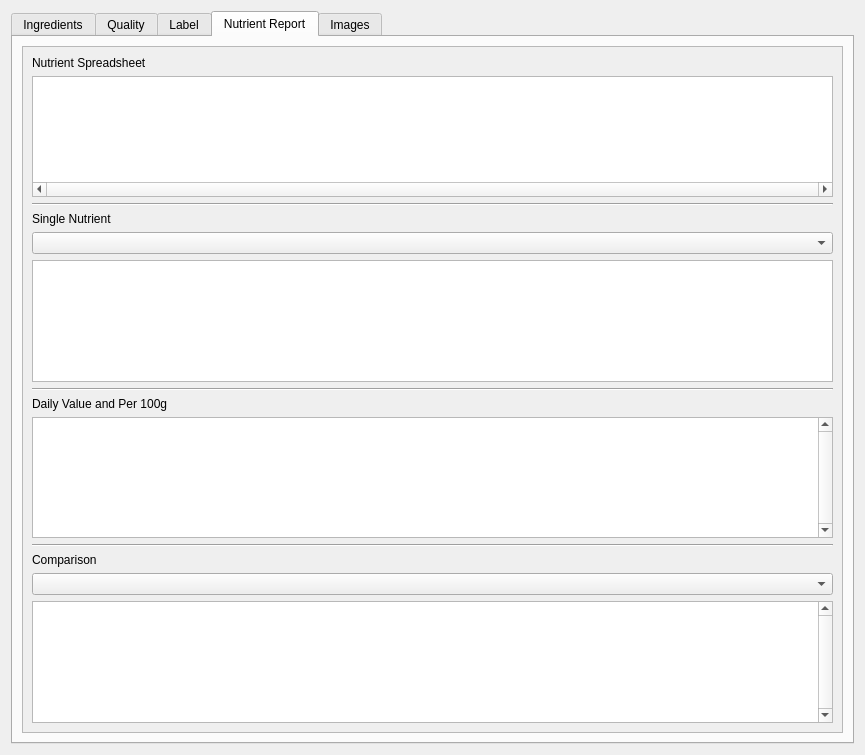
<?xml version="1.0" encoding="UTF-8"?>
<ui version="4.0">
 <class>Dialog</class>
 <widget class="QDialog" name="Dialog">
  <property name="geometry">
   <rect>
    <x>0</x>
    <y>0</y>
    <width>865</width>
    <height>755</height>
   </rect>
  </property>
  <property name="windowTitle">
   <string>Formula Editor</string>
  </property>
  <layout class="QHBoxLayout" name="horizontalLayout_9">
   <item>
    <widget class="QTabWidget" name="formulaEditorTabWidget">
     <property name="minimumSize">
      <size>
       <width>500</width>
       <height>400</height>
      </size>
     </property>
     <property name="currentIndex">
      <number>3</number>
     </property>
     <property name="usesScrollButtons">
      <bool>true</bool>
     </property>
     <widget class="QWidget" name="ingredientsTab">
      <attribute name="title">
       <string>Ingredients</string>
      </attribute>
      <layout class="QVBoxLayout" name="verticalLayout_11">
       <item>
        <widget class="QWidget" name="ingredientsTabHeaderWidget" native="true">
         <layout class="QHBoxLayout" name="horizontalLayout">
          <item>
           <widget class="QLabel" name="formulaNameHeaderLabel">
            <property name="text">
             <string>Formula Name</string>
            </property>
           </widget>
          </item>
          <item>
           <widget class="QLineEdit" name="formulaNameLineEdit">
            <property name="readOnly">
             <bool>false</bool>
            </property>
           </widget>
          </item>
          <item>
           <spacer name="ingredientsTabHeaderSpacer">
            <property name="orientation">
             <enum>Qt::Horizontal</enum>
            </property>
            <property name="sizeHint" stdset="0">
             <size>
              <width>40</width>
              <height>20</height>
             </size>
            </property>
           </spacer>
          </item>
          <item>
           <widget class="QLabel" name="formulaIDHeaderLabel">
            <property name="text">
             <string>Formula ID: </string>
            </property>
           </widget>
          </item>
          <item>
           <widget class="QLabel" name="formulaIDPlaceholder">
            <property name="text">
             <string extracomment="Formula ID">#</string>
            </property>
           </widget>
          </item>
          <item>
           <widget class="QLabel" name="revisionNumberHeaderLabel">
            <property name="text">
             <string>Revision Number:</string>
            </property>
           </widget>
          </item>
          <item>
           <widget class="QLabel" name="revisionNumberPlaceholder">
            <property name="text">
             <string>#</string>
            </property>
           </widget>
          </item>
         </layout>
        </widget>
       </item>
       <item>
        <widget class="Line" name="ingTabLine1">
         <property name="orientation">
          <enum>Qt::Horizontal</enum>
         </property>
        </widget>
       </item>
       <item>
        <widget class="QWidget" name="generalInfoContainerWidget" native="true">
         <layout class="QHBoxLayout" name="horizontalLayout_11">
          <item>
           <widget class="QFrame" name="generalFrame1">
            <property name="frameShape">
             <enum>QFrame::StyledPanel</enum>
            </property>
            <property name="frameShadow">
             <enum>QFrame::Raised</enum>
            </property>
            <layout class="QFormLayout" name="formLayout">
             <property name="formAlignment">
              <set>Qt::AlignCenter</set>
             </property>
             <item row="0" column="0">
              <widget class="QLabel" name="categoryLabel">
               <property name="text">
                <string>Category</string>
               </property>
              </widget>
             </item>
             <item row="0" column="1">
              <widget class="QComboBox" name="categoryComboBox">
               <property name="editable">
                <bool>true</bool>
               </property>
              </widget>
             </item>
             <item row="1" column="0">
              <widget class="QLabel" name="percentYieldLabel">
               <property name="text">
                <string>Percent Yield</string>
               </property>
              </widget>
             </item>
             <item row="1" column="1">
              <widget class="QDoubleSpinBox" name="percentYieldDoubleSpinBox">
               <property name="maximum">
                <double>1000.000000000000000</double>
               </property>
               <property name="singleStep">
                <double>10.000000000000000</double>
               </property>
               <property name="value">
                <double>100.000000000000000</double>
               </property>
              </widget>
             </item>
             <item row="2" column="0">
              <widget class="QLabel" name="revisionStatusLabel">
               <property name="text">
                <string>Revision Status</string>
               </property>
               <property name="alignment">
                <set>Qt::AlignBottom|Qt::AlignLeading|Qt::AlignLeft</set>
               </property>
              </widget>
             </item>
             <item row="2" column="1">
              <widget class="QWidget" name="widget_2" native="true">
               <layout class="QHBoxLayout" name="horizontalLayout_6">
                <item>
                 <widget class="QCheckBox" name="revisionCheckBox">
                  <property name="text">
                   <string>Revision</string>
                  </property>
                  <property name="checkable">
                   <bool>false</bool>
                  </property>
                 </widget>
                </item>
                <item>
                 <widget class="QCheckBox" name="notRevisionCheckBox">
                  <property name="text">
                   <string>Not A Revision</string>
                  </property>
                 </widget>
                </item>
               </layout>
              </widget>
             </item>
             <item row="3" column="0">
              <widget class="QLabel" name="previousVersionNumberLabel">
               <property name="text">
                <string>Previous Version Number</string>
               </property>
              </widget>
             </item>
             <item row="3" column="1">
              <widget class="QLineEdit" name="previousVersionNumberLineEdit">
               <property name="text">
                <string/>
               </property>
               <property name="readOnly">
                <bool>true</bool>
               </property>
               <property name="placeholderText">
                <string>If Applicable</string>
               </property>
              </widget>
             </item>
             <item row="4" column="0">
              <widget class="QLabel" name="previousFormulaLabel">
               <property name="text">
                <string>Previous Formula Name</string>
               </property>
              </widget>
             </item>
             <item row="4" column="1">
              <widget class="QLineEdit" name="previousFormulaNameLineEdit">
               <property name="readOnly">
                <bool>false</bool>
               </property>
               <property name="placeholderText">
                <string>If Applicable</string>
               </property>
              </widget>
             </item>
             <item row="5" column="0">
              <widget class="Line" name="line">
               <property name="orientation">
                <enum>Qt::Horizontal</enum>
               </property>
              </widget>
             </item>
            </layout>
           </widget>
          </item>
          <item>
           <widget class="QFrame" name="generalNutritionalsFrame">
            <property name="frameShape">
             <enum>QFrame::StyledPanel</enum>
            </property>
            <property name="frameShadow">
             <enum>QFrame::Raised</enum>
            </property>
            <layout class="QVBoxLayout" name="verticalLayout_14">
             <item>
              <widget class="QWidget" name="generalNutritionalsHeaderWidget" native="true">
               <layout class="QHBoxLayout" name="horizontalLayout_12">
                <item>
                 <widget class="QLabel" name="generalNutritionalsHeaderLabel">
                  <property name="sizePolicy">
                   <sizepolicy hsizetype="Preferred" vsizetype="Minimum">
                    <horstretch>0</horstretch>
                    <verstretch>0</verstretch>
                   </sizepolicy>
                  </property>
                  <property name="text">
                   <string>General Nutritionals</string>
                  </property>
                  <property name="alignment">
                   <set>Qt::AlignCenter</set>
                  </property>
                 </widget>
                </item>
               </layout>
              </widget>
             </item>
             <item>
              <widget class="QWidget" name="widget" native="true">
               <property name="sizePolicy">
                <sizepolicy hsizetype="Preferred" vsizetype="Expanding">
                 <horstretch>0</horstretch>
                 <verstretch>0</verstretch>
                </sizepolicy>
               </property>
               <layout class="QGridLayout" name="gridLayout">
                <item row="1" column="0">
                 <widget class="QLabel" name="servingSizeLabel_2">
                  <property name="text">
                   <string>Serving Size</string>
                  </property>
                  <property name="alignment">
                   <set>Qt::AlignRight|Qt::AlignTrailing|Qt::AlignVCenter</set>
                  </property>
                 </widget>
                </item>
                <item row="5" column="0">
                 <widget class="QLabel" name="totalCarbsLabel">
                  <property name="text">
                   <string>Total Carbs (g)</string>
                  </property>
                 </widget>
                </item>
                <item row="2" column="0">
                 <widget class="QLabel" name="perLabel">
                  <property name="text">
                   <string>Per </string>
                  </property>
                  <property name="alignment">
                   <set>Qt::AlignRight|Qt::AlignTrailing|Qt::AlignVCenter</set>
                  </property>
                 </widget>
                </item>
                <item row="9" column="0">
                 <widget class="QLabel" name="dietaryFiberLabel">
                  <property name="text">
                   <string>Dietary Fiber (g)</string>
                  </property>
                 </widget>
                </item>
                <item row="3" column="1">
                 <widget class="QLabel" name="caloriesPlaceholderLabel">
                  <property name="text">
                   <string/>
                  </property>
                 </widget>
                </item>
                <item row="4" column="0">
                 <widget class="QLabel" name="totalFatLabel">
                  <property name="text">
                   <string>Total Fat (g)</string>
                  </property>
                 </widget>
                </item>
                <item row="5" column="1">
                 <widget class="QLabel" name="totalCarbsPlaceholderLabel">
                  <property name="text">
                   <string/>
                  </property>
                 </widget>
                </item>
                <item row="6" column="0">
                 <widget class="QLabel" name="sugarLabel">
                  <property name="text">
                   <string>Sugar (g)</string>
                  </property>
                 </widget>
                </item>
                <item row="4" column="1">
                 <widget class="QLabel" name="totalFatPlaceholderLabel">
                  <property name="text">
                   <string/>
                  </property>
                 </widget>
                </item>
                <item row="1" column="1">
                 <widget class="QLabel" name="servingSizePlaceholderLabel">
                  <property name="text">
                   <string>Use label tab to change</string>
                  </property>
                 </widget>
                </item>
                <item row="7" column="0">
                 <widget class="QLabel" name="addedSugarLabel">
                  <property name="text">
                   <string>Added Sugar (g)</string>
                  </property>
                 </widget>
                </item>
                <item row="6" column="1">
                 <widget class="QLabel" name="sugarsPlaceholderLabel">
                  <property name="text">
                   <string/>
                  </property>
                 </widget>
                </item>
                <item row="3" column="0">
                 <widget class="QLabel" name="calorieLabel">
                  <property name="text">
                   <string>Calories (kCal)</string>
                  </property>
                 </widget>
                </item>
                <item row="9" column="1">
                 <widget class="QLabel" name="dietaryFiberPlaceholderLabel">
                  <property name="text">
                   <string/>
                  </property>
                 </widget>
                </item>
                <item row="2" column="1">
                 <widget class="QLabel" name="perPlaceholderLabel">
                  <property name="text">
                   <string>Must input serving size</string>
                  </property>
                 </widget>
                </item>
                <item row="8" column="0">
                 <widget class="QLabel" name="proteinLabel">
                  <property name="text">
                   <string>Protein (g)</string>
                  </property>
                 </widget>
                </item>
                <item row="7" column="1">
                 <widget class="QLabel" name="addedSugarPlaceholderLabel">
                  <property name="text">
                   <string/>
                  </property>
                 </widget>
                </item>
                <item row="8" column="1">
                 <widget class="QLabel" name="proteinPlaceholderLabel">
                  <property name="text">
                   <string/>
                  </property>
                 </widget>
                </item>
                <item row="0" column="0">
                 <widget class="QLabel" name="totalWeightLabel">
                  <property name="text">
                   <string>Total Weight</string>
                  </property>
                  <property name="alignment">
                   <set>Qt::AlignRight|Qt::AlignTrailing|Qt::AlignVCenter</set>
                  </property>
                 </widget>
                </item>
                <item row="0" column="1">
                 <widget class="QLabel" name="totalWeightPlaceholderLabel">
                  <property name="text">
                   <string>Must input an ingredient </string>
                  </property>
                 </widget>
                </item>
               </layout>
              </widget>
             </item>
             <item>
              <widget class="QPushButton" name="displayNFPBtn">
               <property name="text">
                <string>Display Nutrition Label</string>
               </property>
              </widget>
             </item>
            </layout>
           </widget>
          </item>
         </layout>
        </widget>
       </item>
       <item>
        <widget class="Line" name="ingTabLine2">
         <property name="orientation">
          <enum>Qt::Horizontal</enum>
         </property>
        </widget>
       </item>
       <item>
        <widget class="QWidget" name="formulaIngredientHeaderWidget" native="true">
         <layout class="QHBoxLayout" name="horizontalLayout_10">
          <item>
           <widget class="QLineEdit" name="formulaIngredientSearchLineEdit">
            <property name="text">
             <string/>
            </property>
            <property name="placeholderText">
             <string>Enter Ingredient, Supplier</string>
            </property>
           </widget>
          </item>
          <item>
           <widget class="QPushButton" name="addBtn">
            <property name="text">
             <string>Add</string>
            </property>
           </widget>
          </item>
          <item>
           <widget class="QPushButton" name="formulaIngredientSearchBtn">
            <property name="text">
             <string>Search</string>
            </property>
           </widget>
          </item>
         </layout>
        </widget>
       </item>
       <item>
        <widget class="QTableWidget" name="ingTabFormulaTableWidget">
         <attribute name="horizontalHeaderStretchLastSection">
          <bool>true</bool>
         </attribute>
         <attribute name="verticalHeaderCascadingSectionResizes">
          <bool>false</bool>
         </attribute>
         <attribute name="verticalHeaderShowSortIndicator" stdset="0">
          <bool>true</bool>
         </attribute>
         <column>
          <property name="text">
           <string>Ingredient Name</string>
          </property>
         </column>
         <column>
          <property name="text">
           <string>% by Weight</string>
          </property>
         </column>
         <column>
          <property name="text">
           <string>Quantity</string>
          </property>
         </column>
         <column>
          <property name="text">
           <string>Unit</string>
          </property>
         </column>
         <column>
          <property name="text">
           <string>Supplier</string>
          </property>
         </column>
         <column>
          <property name="text">
           <string>Item Number</string>
          </property>
         </column>
         <column>
          <property name="text">
           <string>TODO - EDIT BTN</string>
          </property>
         </column>
         <column>
          <property name="text">
           <string>TODO -DELETE BTN</string>
          </property>
         </column>
        </widget>
       </item>
      </layout>
     </widget>
     <widget class="QWidget" name="qualityTab">
      <attribute name="title">
       <string>Quality</string>
      </attribute>
      <layout class="QVBoxLayout" name="verticalLayout_8">
       <item>
        <widget class="QScrollArea" name="qualityTabScrollArea">
         <property name="widgetResizable">
          <bool>true</bool>
         </property>
         <widget class="QWidget" name="qualityTabScrollAreaContents">
          <property name="geometry">
           <rect>
            <x>0</x>
            <y>0</y>
            <width>793</width>
            <height>674</height>
           </rect>
          </property>
          <layout class="QVBoxLayout" name="verticalLayout_7">
           <item>
            <widget class="QFrame" name="qualityAttributeFrame">
             <property name="frameShape">
              <enum>QFrame::StyledPanel</enum>
             </property>
             <property name="frameShadow">
              <enum>QFrame::Raised</enum>
             </property>
             <layout class="QVBoxLayout" name="verticalLayout_10">
              <item>
               <widget class="QWidget" name="qualityAttributeHeaderWidget" native="true">
                <layout class="QHBoxLayout" name="horizontalLayout_13">
                 <item>
                  <widget class="QLabel" name="inputQualityAttributeLabel">
                   <property name="sizePolicy">
                    <sizepolicy hsizetype="Preferred" vsizetype="Minimum">
                     <horstretch>0</horstretch>
                     <verstretch>0</verstretch>
                    </sizepolicy>
                   </property>
                   <property name="text">
                    <string>Input Quality Attributes</string>
                   </property>
                  </widget>
                 </item>
                 <item>
                  <spacer name="attributeSpacer1">
                   <property name="orientation">
                    <enum>Qt::Horizontal</enum>
                   </property>
                   <property name="sizeHint" stdset="0">
                    <size>
                     <width>398</width>
                     <height>20</height>
                    </size>
                   </property>
                  </spacer>
                 </item>
                 <item>
                  <widget class="QPushButton" name="addAnAttributeBtn">
                   <property name="text">
                    <string>Add Attribute</string>
                   </property>
                  </widget>
                 </item>
                </layout>
               </widget>
              </item>
              <item>
               <widget class="QTableWidget" name="qualityAttributeTableWidget">
                <property name="rowCount">
                 <number>1</number>
                </property>
                <attribute name="horizontalHeaderDefaultSectionSize">
                 <number>200</number>
                </attribute>
                <attribute name="horizontalHeaderStretchLastSection">
                 <bool>true</bool>
                </attribute>
                <row/>
                <column>
                 <property name="text">
                  <string>Quality</string>
                 </property>
                </column>
                <column>
                 <property name="text">
                  <string>Unit</string>
                 </property>
                </column>
                <column>
                 <property name="text">
                  <string>Value</string>
                 </property>
                </column>
               </widget>
              </item>
             </layout>
            </widget>
           </item>
           <item>
            <widget class="QFrame" name="ingStatementFrame">
             <property name="frameShape">
              <enum>QFrame::StyledPanel</enum>
             </property>
             <property name="frameShadow">
              <enum>QFrame::Raised</enum>
             </property>
             <layout class="QVBoxLayout" name="verticalLayout_9">
              <item>
               <widget class="QWidget" name="ingStatementHeader" native="true">
                <layout class="QHBoxLayout" name="horizontalLayout_7">
                 <item>
                  <widget class="QLabel" name="ingStatementLabel">
                   <property name="text">
                    <string>Ingredient Statement</string>
                   </property>
                   <property name="alignment">
                    <set>Qt::AlignCenter</set>
                   </property>
                  </widget>
                 </item>
                </layout>
               </widget>
              </item>
              <item>
               <widget class="QTableWidget" name="ingStatementTable">
                <property name="sizePolicy">
                 <sizepolicy hsizetype="Expanding" vsizetype="Minimum">
                  <horstretch>0</horstretch>
                  <verstretch>0</verstretch>
                 </sizepolicy>
                </property>
                <property name="minimumSize">
                 <size>
                  <width>0</width>
                  <height>100</height>
                 </size>
                </property>
                <property name="verticalScrollBarPolicy">
                 <enum>Qt::ScrollBarAlwaysOn</enum>
                </property>
                <property name="editTriggers">
                 <set>QAbstractItemView::NoEditTriggers</set>
                </property>
                <property name="alternatingRowColors">
                 <bool>true</bool>
                </property>
                <property name="sortingEnabled">
                 <bool>true</bool>
                </property>
                <attribute name="horizontalHeaderDefaultSectionSize">
                 <number>130</number>
                </attribute>
                <attribute name="horizontalHeaderStretchLastSection">
                 <bool>true</bool>
                </attribute>
                <column>
                 <property name="text">
                  <string>Ingredient Name</string>
                 </property>
                </column>
                <column>
                 <property name="text">
                  <string>Specific Name</string>
                 </property>
                </column>
                <column>
                 <property name="text">
                  <string>% by Weight</string>
                 </property>
                </column>
                <column>
                 <property name="text">
                  <string>Sub-Ingredients</string>
                 </property>
                </column>
               </widget>
              </item>
              <item>
               <widget class="QWidget" name="ingStatementContainer" native="true">
                <property name="focusPolicy">
                 <enum>Qt::NoFocus</enum>
                </property>
                <property name="autoFillBackground">
                 <bool>false</bool>
                </property>
                <layout class="QVBoxLayout" name="verticalLayout_6">
                 <item>
                  <widget class="QLabel" name="ingStatetmentTxtLabel">
                   <property name="text">
                    <string>Click generate below to autofill statement. Click edit to input manually or change auto-generated text</string>
                   </property>
                   <property name="alignment">
                    <set>Qt::AlignCenter</set>
                   </property>
                  </widget>
                 </item>
                 <item>
                  <widget class="QTextEdit" name="ingStatementTextBox">
                   <property name="sizePolicy">
                    <sizepolicy hsizetype="Expanding" vsizetype="Maximum">
                     <horstretch>0</horstretch>
                     <verstretch>0</verstretch>
                    </sizepolicy>
                   </property>
                   <property name="overwriteMode">
                    <bool>false</bool>
                   </property>
                   <property name="placeholderText">
                    <string>Ingredient statement</string>
                   </property>
                  </widget>
                 </item>
                 <item>
                  <widget class="QWidget" name="ingStatementButtonBox" native="true">
                   <property name="sizePolicy">
                    <sizepolicy hsizetype="Minimum" vsizetype="Fixed">
                     <horstretch>0</horstretch>
                     <verstretch>0</verstretch>
                    </sizepolicy>
                   </property>
                   <layout class="QHBoxLayout" name="horizontalLayout_8">
                    <item>
                     <widget class="QPushButton" name="ingStatementGenerateBtn">
                      <property name="text">
                       <string>Generate</string>
                      </property>
                     </widget>
                    </item>
                    <item>
                     <widget class="QPushButton" name="ingStatementRefreshBtn">
                      <property name="text">
                       <string>Refresh</string>
                      </property>
                     </widget>
                    </item>
                    <item>
                     <widget class="QPushButton" name="ingStatementEditBtn">
                      <property name="text">
                       <string>Edit</string>
                      </property>
                     </widget>
                    </item>
                    <item>
                     <widget class="QPushButton" name="ingStatementPrintBtn">
                      <property name="text">
                       <string>Print</string>
                      </property>
                     </widget>
                    </item>
                   </layout>
                  </widget>
                 </item>
                </layout>
               </widget>
              </item>
             </layout>
            </widget>
           </item>
          </layout>
         </widget>
        </widget>
       </item>
      </layout>
     </widget>
     <widget class="QWidget" name="labelTab">
      <attribute name="title">
       <string>Label</string>
      </attribute>
      <layout class="QVBoxLayout" name="verticalLayout_3">
       <item>
        <widget class="QScrollArea" name="labelScrollArea">
         <property name="widgetResizable">
          <bool>true</bool>
         </property>
         <widget class="QWidget" name="labelScrollAreaContents">
          <property name="geometry">
           <rect>
            <x>0</x>
            <y>0</y>
            <width>793</width>
            <height>640</height>
           </rect>
          </property>
          <layout class="QVBoxLayout" name="verticalLayout_4">
           <item>
            <widget class="QFrame" name="servingInfoFrame">
             <property name="frameShape">
              <enum>QFrame::StyledPanel</enum>
             </property>
             <property name="frameShadow">
              <enum>QFrame::Raised</enum>
             </property>
             <layout class="QVBoxLayout" name="verticalLayout_2">
              <item>
               <widget class="QLabel" name="servingInfoLabelHeader">
                <property name="sizePolicy">
                 <sizepolicy hsizetype="Preferred" vsizetype="Minimum">
                  <horstretch>0</horstretch>
                  <verstretch>0</verstretch>
                 </sizepolicy>
                </property>
                <property name="text">
                 <string>Serving Information</string>
                </property>
                <property name="alignment">
                 <set>Qt::AlignCenter</set>
                </property>
               </widget>
              </item>
              <item>
               <widget class="QWidget" name="servingSizeWidget" native="true">
                <property name="sizePolicy">
                 <sizepolicy hsizetype="Preferred" vsizetype="Minimum">
                  <horstretch>0</horstretch>
                  <verstretch>0</verstretch>
                 </sizepolicy>
                </property>
                <layout class="QHBoxLayout" name="horizontalLayout_3">
                 <item>
                  <widget class="QLabel" name="servingSizeLabel">
                   <property name="text">
                    <string>Serving Size </string>
                   </property>
                  </widget>
                 </item>
                 <item>
                  <widget class="QLineEdit" name="servingSizeLineEdit"/>
                 </item>
                 <item>
                  <widget class="QLabel" name="calculatedServingSizeLabel">
                   <property name="text">
                    <string>()</string>
                   </property>
                  </widget>
                 </item>
                 <item>
                  <spacer name="servingSizeWidgetSpacer">
                   <property name="orientation">
                    <enum>Qt::Horizontal</enum>
                   </property>
                   <property name="sizeHint" stdset="0">
                    <size>
                     <width>40</width>
                     <height>20</height>
                    </size>
                   </property>
                  </spacer>
                 </item>
                 <item>
                  <widget class="QCheckBox" name="hideServingSizeCheckbox">
                   <property name="text">
                    <string>Hide Calculated Serving Size</string>
                   </property>
                  </widget>
                 </item>
                </layout>
               </widget>
              </item>
              <item>
               <widget class="QWidget" name="servingsPerWidget" native="true">
                <property name="sizePolicy">
                 <sizepolicy hsizetype="Preferred" vsizetype="Minimum">
                  <horstretch>0</horstretch>
                  <verstretch>0</verstretch>
                 </sizepolicy>
                </property>
                <layout class="QHBoxLayout" name="horizontalLayout_2">
                 <item>
                  <widget class="QSpinBox" name="servingsPerSpinbox">
                   <property name="value">
                    <number>1</number>
                   </property>
                  </widget>
                 </item>
                 <item>
                  <widget class="QComboBox" name="servingsComboBox">
                   <property name="editable">
                    <bool>false</bool>
                   </property>
                   <item>
                    <property name="text">
                     <string>Serving</string>
                    </property>
                   </item>
                   <item>
                    <property name="text">
                     <string>Servings</string>
                    </property>
                   </item>
                  </widget>
                 </item>
                 <item>
                  <widget class="QLabel" name="perContainerLabel">
                   <property name="text">
                    <string>Per Container</string>
                   </property>
                  </widget>
                 </item>
                 <item>
                  <spacer name="servingsPerSpacer">
                   <property name="orientation">
                    <enum>Qt::Horizontal</enum>
                   </property>
                   <property name="sizeHint" stdset="0">
                    <size>
                     <width>40</width>
                     <height>20</height>
                    </size>
                   </property>
                  </spacer>
                 </item>
                 <item>
                  <widget class="QCheckBox" name="hidePerContainerCheckBox">
                   <property name="text">
                    <string>Hide on Label</string>
                   </property>
                  </widget>
                 </item>
                </layout>
               </widget>
              </item>
             </layout>
            </widget>
           </item>
           <item>
            <widget class="QFrame" name="scaleFrame">
             <property name="frameShape">
              <enum>QFrame::StyledPanel</enum>
             </property>
             <property name="frameShadow">
              <enum>QFrame::Raised</enum>
             </property>
             <layout class="QVBoxLayout" name="verticalLayout">
              <item>
               <widget class="QLabel" name="scalingHeaderLabel">
                <property name="sizePolicy">
                 <sizepolicy hsizetype="Preferred" vsizetype="Minimum">
                  <horstretch>0</horstretch>
                  <verstretch>0</verstretch>
                 </sizepolicy>
                </property>
                <property name="text">
                 <string>Scale Formula</string>
                </property>
                <property name="alignment">
                 <set>Qt::AlignCenter</set>
                </property>
               </widget>
              </item>
              <item>
               <widget class="QWidget" name="recipeMakesWidget" native="true">
                <property name="sizePolicy">
                 <sizepolicy hsizetype="Preferred" vsizetype="Minimum">
                  <horstretch>0</horstretch>
                  <verstretch>0</verstretch>
                 </sizepolicy>
                </property>
                <layout class="QHBoxLayout" name="horizontalLayout_4">
                 <item>
                  <widget class="QCheckBox" name="recipeMakesCheckbox">
                   <property name="text">
                    <string>Recipe makes</string>
                   </property>
                  </widget>
                 </item>
                 <item>
                  <widget class="QDoubleSpinBox" name="servingScaleSpinBox"/>
                 </item>
                 <item>
                  <widget class="QLabel" name="servingsLabel">
                   <property name="text">
                    <string>Serving(s)</string>
                   </property>
                  </widget>
                 </item>
                </layout>
               </widget>
              </item>
              <item>
               <widget class="QWidget" name="recipeWeighsWidget" native="true">
                <property name="sizePolicy">
                 <sizepolicy hsizetype="Preferred" vsizetype="Minimum">
                  <horstretch>0</horstretch>
                  <verstretch>0</verstretch>
                 </sizepolicy>
                </property>
                <layout class="QHBoxLayout" name="horizontalLayout_5">
                 <item>
                  <widget class="QCheckBox" name="recipeWeighsCheckbox">
                   <property name="text">
                    <string>Serving weighs</string>
                   </property>
                  </widget>
                 </item>
                 <item>
                  <widget class="QSpinBox" name="servingWeightSpinBox"/>
                 </item>
                 <item>
                  <widget class="QComboBox" name="unitWeightSpinBox"/>
                 </item>
                </layout>
               </widget>
              </item>
             </layout>
            </widget>
           </item>
           <item>
            <spacer name="verticalSpacer">
             <property name="orientation">
              <enum>Qt::Vertical</enum>
             </property>
             <property name="sizeHint" stdset="0">
              <size>
               <width>20</width>
               <height>40</height>
              </size>
             </property>
            </spacer>
           </item>
          </layout>
         </widget>
        </widget>
       </item>
       <item alignment="Qt::AlignHCenter">
        <widget class="QPushButton" name="displayNutritionalLabelBtn">
         <property name="maximumSize">
          <size>
           <width>300</width>
           <height>16777215</height>
          </size>
         </property>
         <property name="text">
          <string>Display Nutrition Label</string>
         </property>
        </widget>
       </item>
      </layout>
     </widget>
     <widget class="QWidget" name="nutrientReportTab">
      <attribute name="title">
       <string>Nutrient Report</string>
      </attribute>
      <layout class="QVBoxLayout" name="verticalLayout_15">
       <item>
        <widget class="QScrollArea" name="nutrientReportScrollArea">
         <property name="widgetResizable">
          <bool>true</bool>
         </property>
         <widget class="QWidget" name="scrollAreaWidgetContents">
          <property name="geometry">
           <rect>
            <x>0</x>
            <y>0</y>
            <width>793</width>
            <height>674</height>
           </rect>
          </property>
          <layout class="QVBoxLayout" name="verticalLayout_5">
           <item>
            <widget class="QLabel" name="nutrientSpreadsheetLabel">
             <property name="text">
              <string>Nutrient Spreadsheet</string>
             </property>
            </widget>
           </item>
           <item>
            <widget class="QTableView" name="nutrientReportTableView">
             <property name="font">
              <font>
               <pointsize>9</pointsize>
              </font>
             </property>
             <property name="horizontalScrollBarPolicy">
              <enum>Qt::ScrollBarAlwaysOn</enum>
             </property>
             <property name="editTriggers">
              <set>QAbstractItemView::NoEditTriggers</set>
             </property>
             <property name="alternatingRowColors">
              <bool>true</bool>
             </property>
             <property name="sortingEnabled">
              <bool>true</bool>
             </property>
            </widget>
           </item>
           <item>
            <widget class="Line" name="horizLine1">
             <property name="orientation">
              <enum>Qt::Horizontal</enum>
             </property>
            </widget>
           </item>
           <item>
            <widget class="QLabel" name="singleNutrientLabel">
             <property name="text">
              <string>Single Nutrient </string>
             </property>
            </widget>
           </item>
           <item>
            <widget class="QComboBox" name="nutrientReportCombobox">
             <property name="currentText">
              <string notr="true"/>
             </property>
            </widget>
           </item>
           <item>
            <widget class="QGraphicsView" name="singleNutrientGraphicsView"/>
           </item>
           <item>
            <widget class="Line" name="horizLine2">
             <property name="orientation">
              <enum>Qt::Horizontal</enum>
             </property>
            </widget>
           </item>
           <item>
            <widget class="QLabel" name="dailyValueLabel">
             <property name="text">
              <string>Daily Value and Per 100g</string>
             </property>
            </widget>
           </item>
           <item>
            <widget class="QTableWidget" name="dvReportTableWidget">
             <property name="verticalScrollBarPolicy">
              <enum>Qt::ScrollBarAlwaysOn</enum>
             </property>
            </widget>
           </item>
           <item>
            <widget class="Line" name="horizLine3">
             <property name="orientation">
              <enum>Qt::Horizontal</enum>
             </property>
            </widget>
           </item>
           <item>
            <widget class="QLabel" name="byComparisonLabel">
             <property name="text">
              <string>Comparison</string>
             </property>
            </widget>
           </item>
           <item>
            <widget class="QComboBox" name="comboBox"/>
           </item>
           <item>
            <widget class="QTableView" name="compareReportTableView">
             <property name="verticalScrollBarPolicy">
              <enum>Qt::ScrollBarAlwaysOn</enum>
             </property>
             <property name="editTriggers">
              <set>QAbstractItemView::NoEditTriggers</set>
             </property>
            </widget>
           </item>
          </layout>
         </widget>
        </widget>
       </item>
      </layout>
     </widget>
     <widget class="QWidget" name="imagesTab">
      <attribute name="title">
       <string>Images</string>
      </attribute>
      <layout class="QVBoxLayout" name="verticalLayout_12">
       <item>
        <widget class="QTableWidget" name="imagesTableWidget">
         <property name="editTriggers">
          <set>QAbstractItemView::NoEditTriggers</set>
         </property>
         <attribute name="horizontalHeaderCascadingSectionResizes">
          <bool>false</bool>
         </attribute>
         <attribute name="horizontalHeaderDefaultSectionSize">
          <number>260</number>
         </attribute>
         <attribute name="horizontalHeaderStretchLastSection">
          <bool>true</bool>
         </attribute>
         <column>
          <property name="text">
           <string>Context/Note</string>
          </property>
         </column>
         <column>
          <property name="text">
           <string>Image</string>
          </property>
         </column>
        </widget>
       </item>
      </layout>
     </widget>
    </widget>
   </item>
  </layout>
 </widget>
 <resources/>
 <connections>
  <connection>
   <sender>ingTabFormulaTableWidget</sender>
   <signal>itemChanged(QTableWidgetItem*)</signal>
   <receiver>generalNutritionalsFrame</receiver>
   <slot>update()</slot>
   <hints>
    <hint type="sourcelabel">
     <x>410</x>
     <y>776</y>
    </hint>
    <hint type="destinationlabel">
     <x>619</x>
     <y>308</y>
    </hint>
   </hints>
  </connection>
  <connection>
   <sender>ingTabFormulaTableWidget</sender>
   <signal>itemChanged(QTableWidgetItem*)</signal>
   <receiver>ingStatementTextBox</receiver>
   <slot>update()</slot>
   <hints>
    <hint type="sourcelabel">
     <x>410</x>
     <y>776</y>
    </hint>
    <hint type="destinationlabel">
     <x>410</x>
     <y>781</y>
    </hint>
   </hints>
  </connection>
  <connection>
   <sender>ingTabFormulaTableWidget</sender>
   <signal>itemChanged(QTableWidgetItem*)</signal>
   <receiver>ingStatementTable</receiver>
   <slot>update()</slot>
   <hints>
    <hint type="sourcelabel">
     <x>410</x>
     <y>776</y>
    </hint>
    <hint type="destinationlabel">
     <x>410</x>
     <y>543</y>
    </hint>
   </hints>
  </connection>
 </connections>
</ui>
